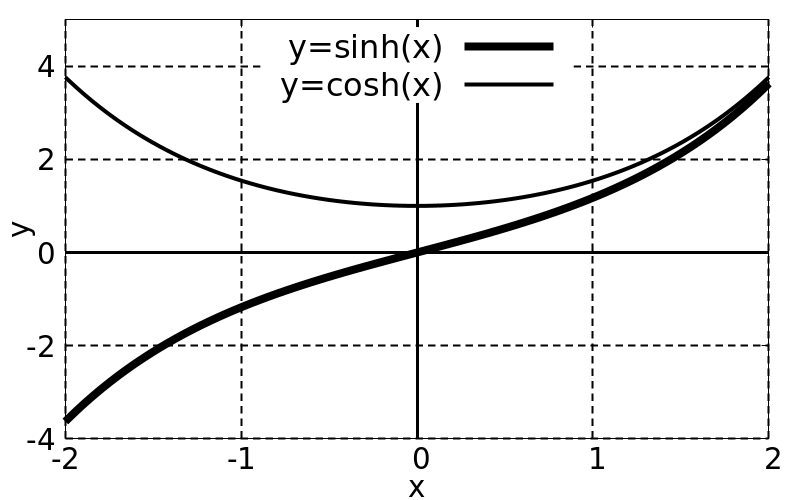

Write gnuplot code to recreate this figure.
load "template/function-plot.gnuplot"

set key top center

set xrange [-2:2]
set yrange [-4:5]

set xtics 1
set ytics 2

plot \
  sinh(x) lc 0 lw 8 title "y=sinh(x)", \
  cosh(x) lc 0 lw 4 title "y=cosh(x)"
  
